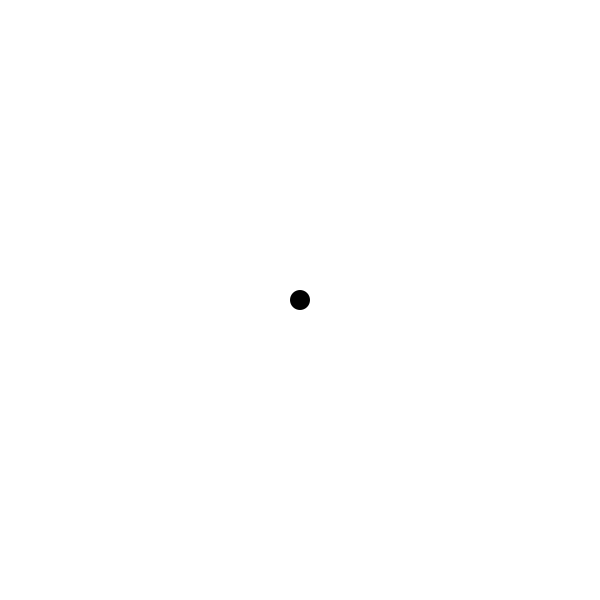
Frame 1 (no input)
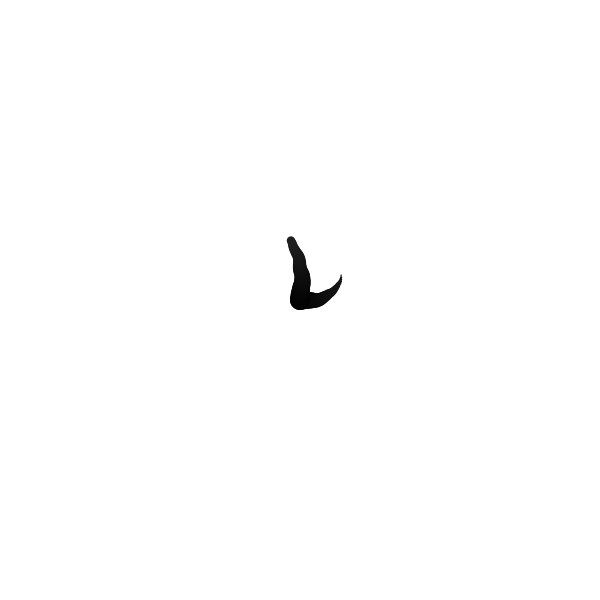
Frame 60 (the mouse pressed at the canvas centre just before this capture)
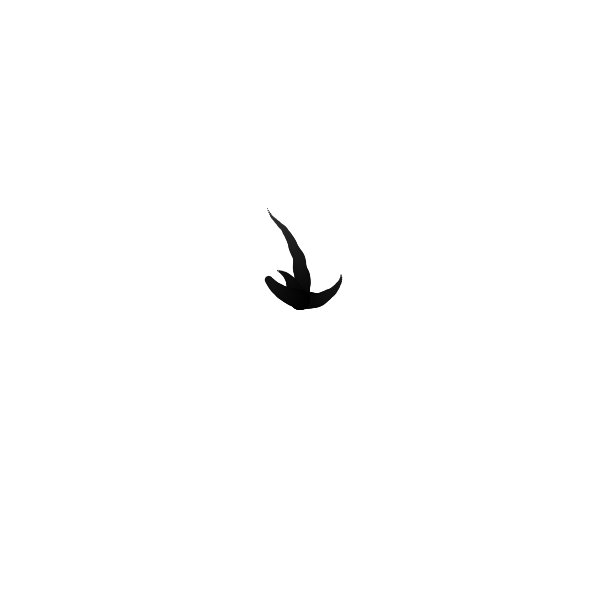
Frame 120 (the mouse held since frame 60 and released just before this capture)

The Processing sketch that drew these frames (run headless with seeded random() and noise(); from frame 60 on, the mouse is pressed at the canvas centre):

// Processing sketch: s017_random_walk_with_direction
// ── s017_random_walk_with_direction.pde
float x, y, stepSize, angle;
float dotSize, decreaseRate;
float bri;
void setup() {
  size(600, 600);
  background(255);
  noStroke();
  
  x = width/2;
  y = height/2;
  stepSize = 2;
  angle = TWO_PI;
  dotSize = 20;
  decreaseRate = random(0.1, 1);
  bri = 0;
}

void draw() {
  // changing color
  fill(bri);
  
  ellipse(x, y, dotSize, dotSize);
  
  // mouse controls angle
  //angle = mouseX * 0.01;
  
  // randomness controls angle.
  // if the magnitudes are different, it turns more
  // in one direction
  angle = angle + random(-0.20, 0.20);
  
  x = x + stepSize * cos(angle);
  y = y + stepSize * sin(angle);
  
  dotSize = dotSize - decreaseRate;
  
  bri = bri + 1;
  
  // AND = &&
  //if(num > 10 && num < 30) { ... }
  
  // OR = ||
  if(x < 0 || x > width || y < 0 || y > height || dotSize < 1) {
    // jump to the center
    x = width/2;
    y = height/2;
    dotSize = 20;
    decreaseRate = random(0.1, 1);
    bri = 0;
    
    // bounce back
    //angle = angle + PI;
  }
}
